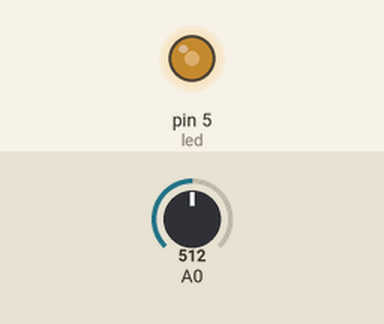
This sketch was run on a simulated Arduino Uno, built with avr-gcc and run on an emulated ATmega328P. Shown: output pins drawn as LEDs (lit = HIGH). Inputs (shaded band) come from the test bench; at power-on: A0 = 512.

Above: at 1.2 s.
1.3 s: A0 set to 716
At 2.5 s:
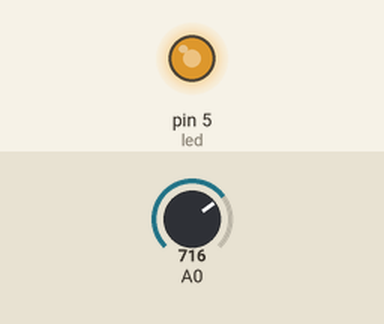
2.8 s: A0 set to 900
At 3.8 s:
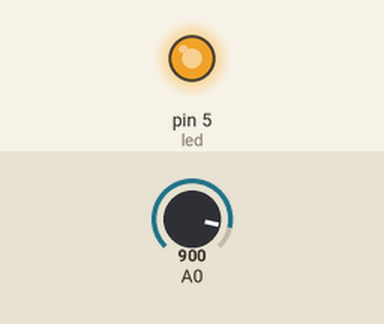
4.3 s: A0 set to 122
At 5.0 s:
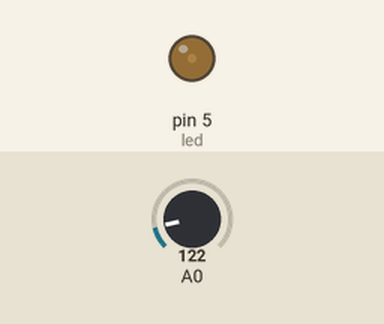
5.8 s: A0 set to 0
At 6.1 s:
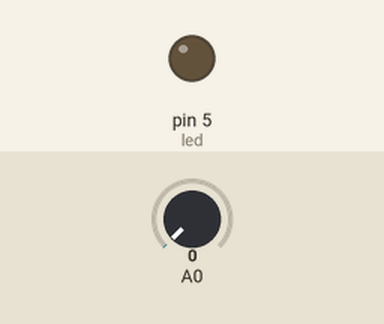
7.3 s: A0 set to 511
At 8.4 s:
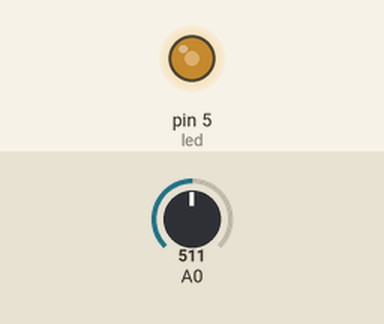
Timing chart, 0 to 9.8 s (numbered marks = the images above; inputs shaded):
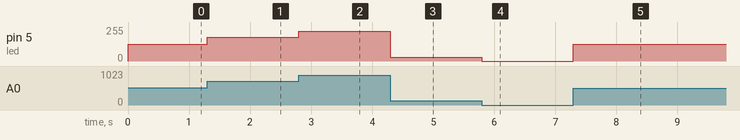

The sketch:

Potenziometro_map.ino
```cpp
int led=5;
int pot=0;
int potval=0;
void setup(){
  pinMode (led, OUTPUT);
}
void loop(){
  pot = analogRead(A0);
  potval = map(pot, 0, 1023, 0, 255);
  analogWrite(led, potval);
}
```

Measured:
- after the input at 1.3 s, pin 5 (led): 127/255 → 178/255 at once
- after the input at 2.8 s, pin 5 (led): 178/255 → 224/255 at once
- after the input at 4.3 s, pin 5 (led): 224/255 → 30/255 at once
- after the input at 5.8 s, pin 5 (led): 30/255 → 0/255 at once
- after the input at 7.3 s, pin 5 (led): 0/255 → 127/255 at once
